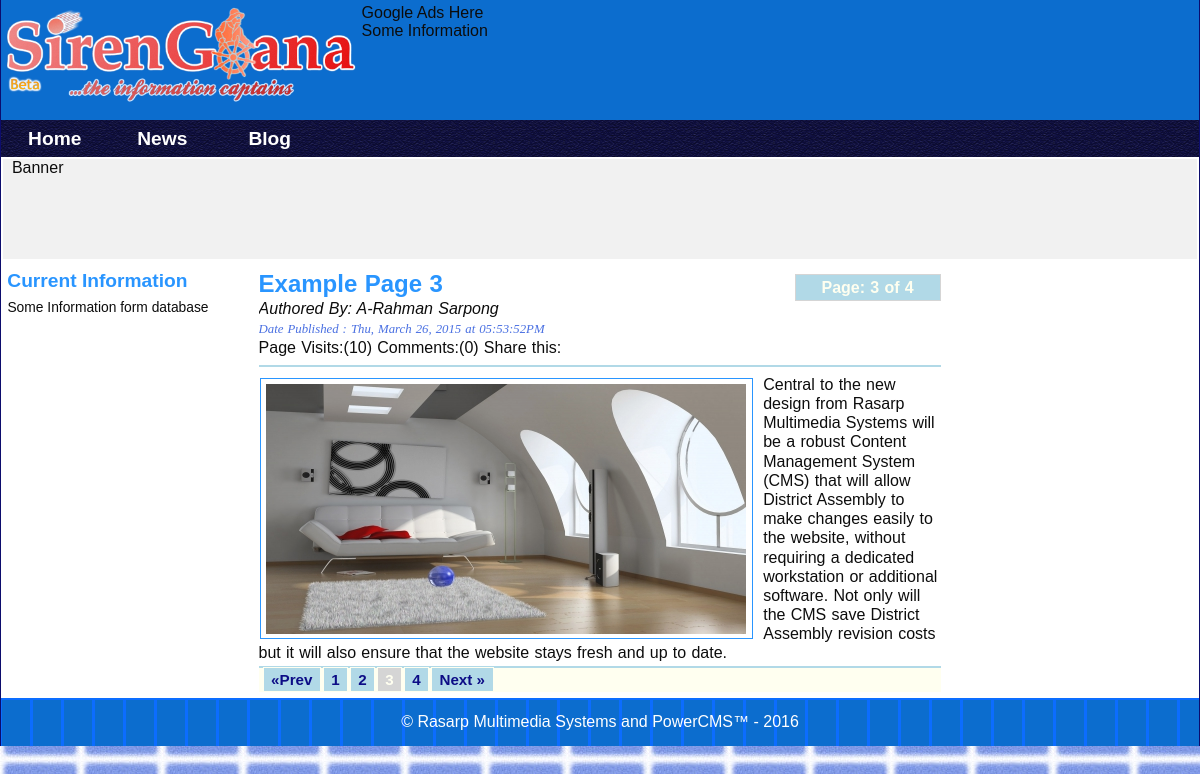
The app's page /?page=3&action=display&target=Blog&cpos=2 with its own data.
### tables this page shows
CREATE TABLE IF NOT EXISTS `sitemenu` (
`Id` int(11) unsigned NOT NULL,
  `Nav_name` varchar(20) NOT NULL,
  `Nav_type` varchar(20) DEFAULT NULL,
  `Nav_level` int(5) DEFAULT NULL,
  `Position` int(10) NOT NULL,
  `Visible` enum('Y','N') DEFAULT NULL,
  `Featured` enum('Yes','No') NOT NULL DEFAULT 'No'
);

CREATE TABLE IF NOT EXISTS `pages` (
`Id` int(10) unsigned NOT NULL,
  `Title` varchar(255) DEFAULT NULL,
  `Content` text,
  `Source` tinytext,
  `Postedby` int(3) DEFAULT NULL,
  `Dateposted` timestamp NOT NULL DEFAULT CURRENT_TIMESTAMP ON UPDATE CURRENT_TIMESTAMP,
  `Position` int(30) DEFAULT NULL,
  `Published` enum('Y','N') DEFAULT 'N',
  `Featured` enum('Y','N') DEFAULT 'N',
  `Views` int(30) DEFAULT NULL
);

CREATE TABLE IF NOT EXISTS `users` (
`Id` int(10) unsigned NOT NULL,
  `Firstname` varchar(50) NOT NULL,
  `Lastname` varchar(40) NOT NULL,
  `Gender` varchar(6) DEFAULT NULL,
  `Username` varchar(45) NOT NULL,
  `Password` varchar(40) NOT NULL,
  `Email` varchar(50) DEFAULT 'admin@example.com',
  `Authlevel` int(2) DEFAULT NULL,
  `Status` enum('active','inactive','banned') DEFAULT 'active',
  `Lastupdated` timestamp NOT NULL DEFAULT CURRENT_TIMESTAMP ON UPDATE CURRENT_TIMESTAMP
);

### data/navigation.data.php (called while the page is built, shortened)
<?php
class Navigation extends SchemaObjects{
	  function __construct($tablename=""){
		return (!empty($tablename))?$this->getTablename($tablename):"";
	 }
	 public static function selectNavTable($tablename){
	 	    return new Navigation($tablename);
	 }
}

### config/dbcon.class.php (called while the page is built, shortened)
<?php
class MySQLDatabase{
	private $connection;
	private $query_result;
	private static $dbinstance = 0;
 	       function __construct(){
		    $mysqlconnect = new mysqli(DB_HOST,DB_USERNAME,DB_PASSWORD,DB_NAME);
		    static::$dbinstance = 1;
			$this->connection = $mysqlconnect; return static::$dbinstance;
 		}
		public function query($query=null){
		 		$this->query_result = $this->connection->query($query);
				return $this->query_result!=null?$this->query_result:"";
		}
		public function fetchObj($classname=''){
		       return $this->query_result->fetch_object($classname);
		}
		public function getNumofRows(){
		       return $this->query_result->num_rows;
		}
}
$database = new MySQLDatabase();

### config/dbobjects.class.php (called while the page is built, shortened)
<?php
class SchemaObjects{
	protected static function where($clause){
     	return " WHERE {$clause} ";
     }
	public static function countRows($whichfield=null){
	 	$query = "SELECT COUNT(*) as Totalrows FROM ".static::$tablename;
		$query .=" ".($whichfield!=null?static::where($whichfield):"");
		$result_set = static::findBySql($query);
		return (!empty($result_set))? array_shift($result_set):false;
	}
	public static function findAllRecords($addclause=''){
		$data = static::findBySql("SELECT * FROM ".static::$tablename." $addclause");
		return $data;
	 }
	public  static function findPage($perpage=1,$pageoffset=1,$addclause='',$order=''){
		    $query = "SELECT * ";
			$query .=" FROM ".static::$tablename."";
			$query .=($addclause!=null?static::where($addclause):"");
			$query .=" $order LIMIT $perpage ";
			$query .=" OFFSET $pageoffset";
			$result_set = static::findBySql($query);
			return $result_set;
	 }
	public static function specificFields(array $setfields,$whichfield = null,$order='',$limit=1){
	  $query = "SELECT ";
	  $query .= (count($setfields)>=1)?implode(",",$setfields):"*";
	  $query .=" FROM ".static::$tablename;
	  $query .=" ".($whichfield!=null?static::where($whichfield):"");
	  $query .=" $order LIMIT $limit";
	  $result_set = static::findBySql($query);
       return $result_set ;
	}
    public static function findRow($whichfield=null){
	 	$foundrow = static::findBySql("SELECT * FROM ".static::$tablename.""
	 	.($whichfield!=null?static::where($whichfield):""));
		return (!empty($foundrow))?array_shift($foundrow):false;
	 }
	 protected static function findBySql($sql=''){
	 	    global $database;
			if($database->query($sql)){
			return ($database->getNumofRows()!=0)? static::instantiate():"";
			}
	 }
 	 private static function instantiate(){
 	 	     global $database; $objects = array();
		     $classname = get_called_class();
	         while($row = $database->fetchObj("$classname")){
			    $objects[] = $row;
	     	 }
	   return $objects;
	}
}

### includes/functions.inc.php (called while the page is built, shortened)
<?php
function random_chars($length,$randmin=0){
	 $characters ="abcdefghijklmnopqrstuvwxyzABCDEFGHIJKLMNOPQRSTUVWXYZ0123456789";
	 $randchar ="";
	 for($i=0;$i<$length;$i++){
		 $randchar .= $characters[mt_rand($randmin,strlen($characters)-1)];
		 }
		return $randchar;
	}
function formatDate($origdate='',$format = "%d/%m/%Y"){
	switch($format){
	case "datetime_word": $format = "%a, %B %d, %Y at %I:%M:%S%p";
	default: $format;
	}
	if(strlen($origdate)>0){
		return strftime($format,strtotime($origdate));
	}else{ return " "; }
}
?>

### data/settings.data.php (called while the page is built, shortened)
<?php
class GlobalSettings extends SchemaObjects{
    function __construct($tablename=""){
            $this->Target      = isset($_REQUEST["target"])?strval($_REQUEST["target"]):"";
            $this->Currentpage = isset($_REQUEST["page"])?intval($_REQUEST["page"]):intval(1);
            $this->Contentpos  = isset($_REQUEST["cpos"])?intval($_REQUEST["cpos"]):intval(1);
            return (!empty($tablename))?$this->getTablename($tablename):"";
            }
}

### data/page.data.php (called while the page is built, shortened)
<?php
class Page extends SchemaObjects {
	function __construct($tablename=""){
	  return (!empty($tablename))?$this->getTablename($tablename):"";
	 }
}

### data/images.data.php (the view, shortened to what this page needs)
<?php
class Image extends SchemaObjects{
	  function __construct($tablename=""){
		  return (!empty($tablename))?$this->getTablename($tablename):"";
	  }
	public function showFullImage($getimgid=1,$imgdir=''){
	        $page_image = static::findRow("Pageid={$getimgid}");
		if($page_image) {
		 $imgdir  = $imgdir.$page_image->Imgname.".".$page_image->Extention;
	         $display_img = (strlen($page_image->Imgname)!=0)?
                         "<img src=\"$imgdir\" alt=\"".$page_image->Imgname."\" title=\"".$page_image->Imgcaption."\" width=\"".$page_image->Width."\" height=\"".$page_image->Height."\" class=\"pageimg\" />":"";
			 $display_img .= (strlen($page_image->Imgname)!=0 && $page_image->Imgcaption !=null)?"<p class=\"imgcap\">".$page_image->Imgcaption."</p>":"";
			 return $display_img;
			 }else{return ""; }
	}
}

### library/gen_url.class.php (shortened to what this page needs)
<?php
class GenerateUrl{
   private $Url;
   private $Urlparams = array();
   private $File;
   function __construct($url=""){
   	 $this->Url = $url;
   }
   private function addFile($filename=""){
   	  $this->File = $filename;
   }
   private function addUrlParams($param_name,$param_value){
  	$this->Urlparams[$param_name] = $param_value;
  }
  private function createUrl(){
  	    $url = "";
	    $url .= ($this->File !='')?$this->Url.'/'.$this->File:$this->Url;
  	    $params = $this->Urlparams;
   	     if(count($params)>0){ $index = 0;
			foreach ($params as $param_key => $param_value) {
				$url .= ($index === 0)?"?":"&";
				$url .= urlencode($param_key) ."=".urldecode($param_value);
				$index++;
			}
   	   	}
	return $url;
  }
  public static function buildLink($url,$addfile,$linktext,$param_list='',$extra_param=''){
  	$makeurl = new GenerateUrl($url);
     $makeurl->addFile($addfile);
	 if(strlen($param_list)!=0){
	 	$param_list = explode(",", $param_list);
	 	foreach ($param_list as $params) {
			$params = preg_split("/=/", $params);
			$paramkey = $params[0]; $paramval = $params[1];
		    $makeurl->addUrlParams($paramkey, $paramval);
		 }
	 }
     $linktext = (strlen($linktext)==0)?$this->createUrl():trim($linktext);
  	return "<a href=\"".$makeurl->createUrl()."\" {$extra_param}>$linktext</a>";
  }
}

### includes/html_func.inc.php (shortened to what this page needs)
<?php
function mainPageContent(){
global $template,$users,$html;
$settings = new GlobalSettings("pages");
$pgcategory = new GetTableRecord("pagecategory");
$page     = new Page("pages");
$Image = new Image("pageimgs");
$pagecat = $pgcategory::findRow("Category='$settings->Target'and Position={$settings->Contentpos}");
if($pagecat){
$tp = $settings::countRows();
$settings->Perpage = 1;
$paginate = new Pagination($settings->Currentpage,$settings->Perpage,$tp->Totalrows);
$paginate->addparam ="action=display,target=".$pagecat->Category.",cpos=".$pagecat->Position."";
$paginate->mid_range = ($tp->Totalrows>100?20:6);
$output ="";
$getid = $GLOBALS["id"]<>null?"Id=".$GLOBALS["id"]:"";
$getpages = $page::findPage($settings->Perpage,$paginate->pageOffset(),$getid,"ORDER By Id");
}
 $image_path = PAGEIMG_DIR;
 if($pagecat){
  $output .= "<div id=\"page\">";
  $output .= "{$paginate->pageofpage()}";
  if($getpages!=null){ foreach($getpages as $getpage){
		$page::$id = $getid?$getid:"Id=".$getpage->Id;
		$pagehits  = array_shift(@$page::specificFields(["Views"],$page::$id));
		if($pagehits){
		$pagehit = $pagehits->Views;
		if($pagehits->Views===0){$pagehit = 1;}else{$pagehit++;}
		$page->save();
	   }
 $users::$id = "Id={$getpage->Postedby}";;
 $author = $users::findRow($users::$id);
 $output .="<h1>{$getpage->Title}</h1>";
 		$output .="<div id=\"pagebar\"><p><i>Authored By: ".$author->Firstname." ".$author->Lastname."</i></p>
	 	<datetime class=\"dateposted\">Date Published : ".formatDate($getpage->Dateposted,"datetime_word")."</datetime>
	 	<p>Page Visits:({$pagehit})  Comments:(0) Share this:</p><hr></div>";
	 	if($Image->showFullImage($getpage->Id,$image_path)!=null)
	 	{
	 		$output .="<div class=\"imgholder\">".$Image->showFullImage($getpage->Id,$image_path)."</div>";}
	 		$output .= bbcode_parser($getpage->Content);
		}
  $output .= "</div>";
  $output .= $paginate->buildPagination();
  }else{$output ="<h1>Ooops!!! No Information posted Yet</h1>";}
  return $output;
 }
}
function getPublicNavigation($url="."){
  $navigation  = new Navigation();
  $navigation  = $navigation::selectNavTable("sitemenu");
  $public_menu = $navigation->findAllRecords("ORDER BY Position");
  $index_link  = GenerateUrl::buildLink($url,$url,"Home");
   if(!empty($public_menu)){
   	$output = "<ul id=\"navigation\"><li>$index_link</li>";
    foreach($public_menu as $pmenu){
      $make_link = GenerateUrl::buildLink($url,".",$pmenu->Nav_name,"action=view,target={$pmenu->Nav_name},cpos={$pmenu->Position},rnd=".random_chars(20));
	  $output .="<li>{$make_link}";
    }
    $output .= "</li></ul>"; return $output;
  }
}

### templates/blue_ice/_css/layout.css (style rules this page uses)
html,body,div,nav, section,article, table,ol,ul,dl,dt,ul, h1,h2,h3,h4,h5,h6,p { margin:0; padding:0; }
html { background:url(../_images/bkgcolour.jpg) repeat; opacity:.95; }
body { margin: 0 auto; max-width:1200px; min-width:500px; }
a,a:link { color:#03F; text-decoration: none; }

### templates/blue_ice/_css/navigation.css (style rules this page uses)
#wrap_menu,ul#navigation { width:100%; margin: 0 auto; background:url(../_images/menubkg.png) repeat-x ; position:relative; float:left; }
ul#navigation li { list-style:none; display:inline-block; }
ul#navigation a { width:5em; padding:.4em .3em; display:block; border: 0; }
#navigation a { color:#FFF; font-size:1.2em; font-family: Arial, Georgia; font-weight:bolder; text-align: center; text-decoration:none; }
ul#navigation li { position: relative; z-index:30; }

### templates/blue_ice/_css/content.css (style rules this page uses)
hr { border: 1px solid lightblue; clear: left; }
.livebox { margin: 0.3px; }
.livebox ul.quickref,ul.currentinfo { margin: 0.1px; list-style: none; }
#page { margin: 0 auto; padding: 3px 0px; display:block; line-height:1.4; border-bottom: 2px solid #ADD8E6; overflow: hidden; }
.footer_text { text-align:center; color:white; }

### templates/blue_ice/_css/globals.css (style rules this page uses)
.adinfo { width:69.9%; float:left; position: absolute; left:30%; padding:0.1%; }
#logo,.adinfo { height: 111px; top:2%; }
.imgholder { float:left; width:72%; margin:3px 10px .1px 1px; border: 1px rgba(30,144,255,0.5) solid; border: 1px rgb(30,144,255) solid; }
.imgholder > img { padding: 5px 5px 0 5px; }
.pagination a { width:1em; padding: 0.2em 0.5em; margin: 0.01em 0.05em; border:0.1em solid ivory; background: rgba(173,216,230,0.4); background: rgb(173,216,230); }
.pagination a { text-align:center; font-size:0.95em; font-weight:bold; color:navy; text-decoration: none; }

### templates/blue_ice/_css/typography.css (style rules this page uses)
body { font-size:100%; font-family:"Trebuchet MS", Arial, Helvetica, sans-serif; }
h1 { font-size: 1.5em; }
h3,h4,h5,h6 { font-family:"Trebuchet MS",sans-serif; font-size:0.95em; }
h1,h2,h3,h4,h5,h6 { color:rgb(30,144,255); }
.dateposted { font-family:"Comic Sans MS", cursive; font-variant:normal; font-style:italic; font-size:0.8em; color: rgb(65,105,225); }
#page { line-height:1.2; text-align: left; font-size:1em; font-size: Arial,Helvetica,Geneva,sans-serif; word-spacing:0.05em; }
.livebox { font-size: 1em; line-height: 1.4; }
ul.currentinfo { font-size:0.9em; }
ul.currentinfo p { font-size:0.96em; text-align: justify; }

### templates/blue_ice/_css/form.css (style rules this page uses)
#formWrapper h2,h3 { font-weight: bolder; font-size: 1.2em; margin-bottom:3px; }

### records on screen
sitemenu: Nav_name "News"
sitemenu: Nav_name "Blog"
pages: Title "Example Page 3", users.Firstname "A-Rahman", users.Lastname "Sarpong", Dateposted "Thu, March 26, 2015 at 05:53:52PM", pagehit "10", value "Central to the new design from Rasarp Multimedia Systems will be a robust Content Management System (CMS) that will allow District Assembly to make changes easily to the website, without requiring a dedicated workstation or additional software. Not only will the CMS save District Assembly revision costs but it will also ensure that the website stays fresh and up to date."

### other values on screen
$template->getPage("PageHeader") "Google Ads Here Some Information"
$linktext "Home «Prev Next »"
$template->getPage("AsideLeft") "Current Information Some Information form database"
$this->current_page "3"
$this->totalPages() "4"
$linktext "1"
$linktext "2"
$linktext "4"
$template->getPage("Footer") "© Rasarp Multimedia Systems and PowerCMS™ - 2016"
